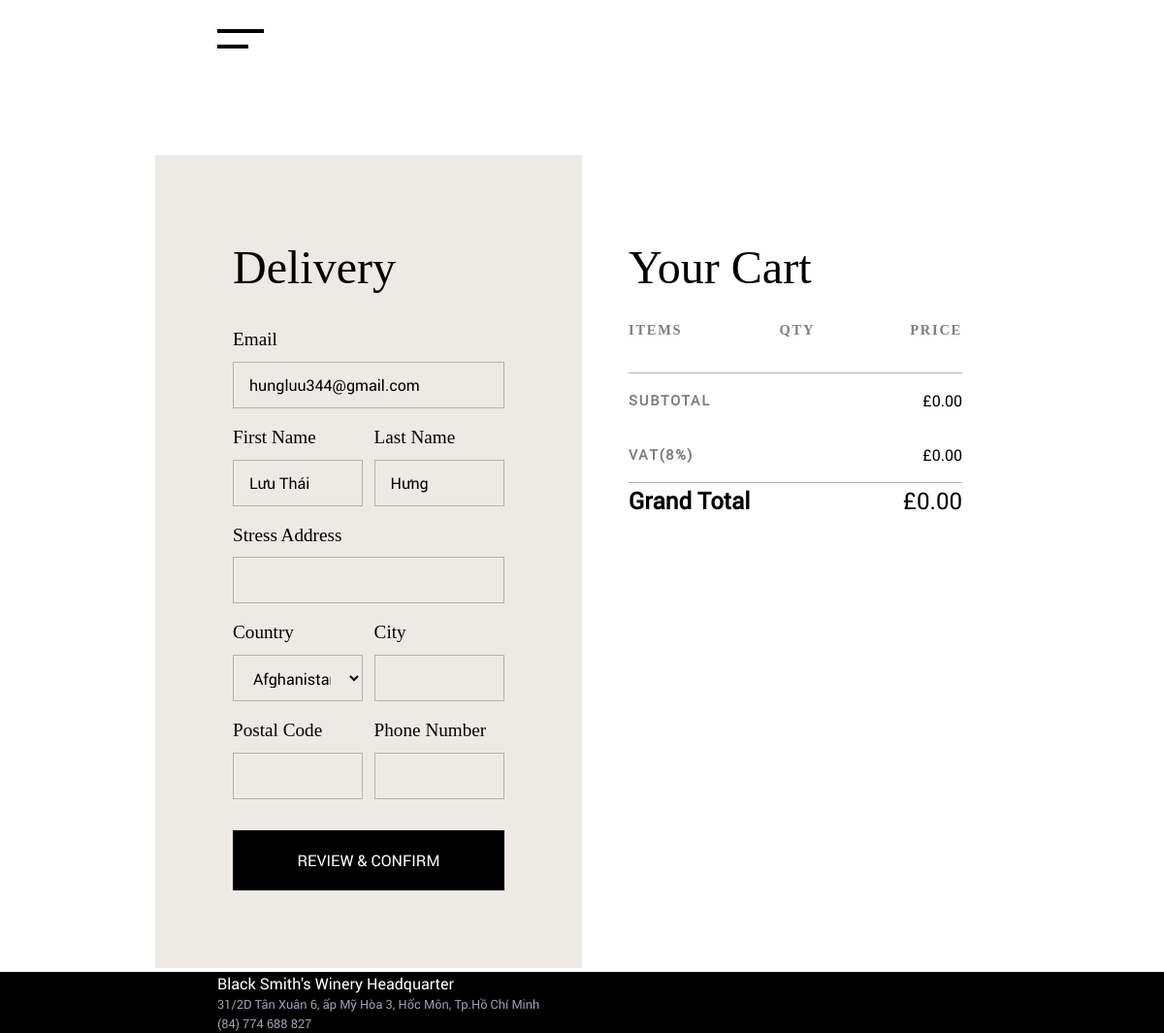
The app's page /checkout/shipping/ (signed in) with its own data.
### account/models/custom_user.py (models this page shows)
class CustomUser(AbstractBaseUser, PermissionsMixin):
    email = models.EmailField(unique=True)
    first_name = models.CharField(max_length=100, blank=True)
    last_name = models.CharField(max_length=100, blank=True)
    phone = models.CharField(max_length=15)
    address = models.TextField()
    city = models.CharField(max_length=50)
    is_active = models.BooleanField(default=False)
    is_staff = models.BooleanField(default=False)
    USERNAME_FIELD = "email"
    REQUIRED_FIELDS = []
    objects = CustomUserManager()

### checkout/views.py (the view, shortened to what this page needs)
# urls.py: path("shipping/", views.shipping, name="checkout/shipping"),
def shipping(request):
    vat_rate = StoreSettings.get_solo().vat_rate / 100
    session_data = request.session.get("shipping", {})
    voucher_code = request.GET.get("voucher") or request.session.get("voucher")
    discount = Decimal(0)
    voucher = None
    cart = Cart.get_cart(request)
    initial = {}
    initial["customer_phone"] = session_data.get("customer_phone", "")
    initial["country"] = session_data.get("country", "")
    initial["city"] = session_data.get("city", "")
    initial["postal_code"] = session_data.get("postal_code", "")
    initial["address"] = session_data.get("address", "")
    if request.user.is_authenticated:
        initial["customer_email"] = request.user.email
        initial["customer_first_name"] = request.user.first_name
        initial["customer_last_name"] = request.user.last_name
    else:
        initial["customer_email"] = session_data.get("customer_email")
        initial["customer_first_name"] = session_data.get("customer_first_name")
        initial["customer_last_name"] = session_data.get("customer_last_name")
    subtotal = cart.get_total()
    vat = subtotal * vat_rate
    grand_total = subtotal + vat
    discount_amount = (subtotal * discount / 100)
    sub_total_after_discount = subtotal - discount_amount
    vat = sub_total_after_discount * Decimal(vat_rate)
    grand_total = sub_total_after_discount + vat
    form = ShippingForm(initial=initial)
    context = {
        "step": 1,
        "form": form,
        "countries": Country.objects.all(),
        "cart": cart,
        "subtotal": subtotal,
        "vat": vat,
        "discount_amount": discount_amount,
        "discount": discount,
        "voucher": voucher,
        "voucher_code": voucher_code,
        "sub_total_after_discount": sub_total_after_discount,
        "vat_rate": vat_rate,
        "grand_total": grand_total,
    }
    return render(request, "checkout/shipping.html", context)

### checkout/forms/shipping.py
class ShippingForm(forms.Form):
    customer_first_name = forms.CharField(max_length=100, required=True)
    customer_last_name = forms.CharField(max_length=100, required=True)
    customer_email = forms.EmailField(required=True)
    customer_phone = forms.CharField(max_length=11, required=True)
    country = forms.CharField()
    city = forms.CharField(max_length=100, required=True)
    postal_code = forms.CharField(max_length=15, required=True)
    address = forms.CharField(max_length=255, required=True)

### cart/models/cart.py (called while the page is built)
    @staticmethod
    def get_cart(request):
        if request.user.is_authenticated:
            cart, _ = Cart.objects.get_or_create(user=request.user)
        else:
            session_key = request.session.session_key or request.session.create()
            cart, _ = Cart.objects.get_or_create(session_key=session_key)
        return cart

    def get_total(self):
        return sum(item.get_total_price() for item in self.items.all())

### cart/templatetags/math_filters.py (called while the page is built)
@register.filter
def multiply(value, arg):
    return value * arg

### checkout/templates/checkout/shipping.html (shortened to what this page needs)
{% extends "_CheckoutLayout.html" %}
{% load static %}
{% load humanize %}
{% load math_filters %}
{% block content %}
<div class="modules--1 bg-white relative text-black">
  <div class="flex justify-between flex-row">
    <div class="w-[50%] flex flex-col bg-[#EDEAE6] p-[5rem]">
      <h1 class="font-[GTSuperDisplay] text-[3rem]">Delivery</h1>
      <form class="pt-[1.5rem]" method="post" class="w-full">
        <div class="flex flex-wrap justify-between">
          <div class="w-full">
            <label class="font-[GTSuperDisplay] inline-block text-[1.2rem] mb-[0.5rem]">Email</label>
            <input type="text" name="customer_email" class="w-full border border-[#b2b2b2] h-[3rem] px-[1rem] text-[1rem]" required value="{{ form.customer_email.value|default_if_none:'' }}" />
          </div>
          <div class="w-[48%] mt-[1rem]">
            <label class="font-[GTSuperDisplay] inline-block text-[1.2rem] mb-[0.5rem]">First Name</label>
            <input type="text" name="customer_first_name" class="w-full border border-[#b2b2b2] h-[3rem] px-[1rem] text-[1rem]" required value="{{ form.customer_first_name.value|default_if_none:'' }}" />
          </div>
          <div class="w-[48%] mt-[1rem]">
            <label class="font-[GTSuperDisplay] inline-block text-[1.2rem] mb-[0.5rem]">Last Name</label>
            <input type="text" name="customer_last_name" class="w-full border border-[#b2b2b2] h-[3rem] px-[1rem] text-[1rem]" required value="{{ form.customer_last_name.value|default_if_none:'' }}" />
          </div>
          <div class="w-full mt-[1rem]">
            <label class="font-[GTSuperDisplay] inline-block text-[1.2rem] mb-[0.5rem]">Stress Address</label>
            <input type="text" name="address" class="w-full border border-[#b2b2b2] h-[3rem] px-[1rem] text-[1rem]" required value="{{ form.address.value|default_if_none:'' }}" />
          </div>
          <div class="w-[48%] mt-[1rem]">
            <label class="font-[GTSuperDisplay] inline-block text-[1.2rem] mb-[0.5rem]">Country</label>
            <select name="country" class="w-full border border-[#b2b2b2] h-[3rem] px-[1rem] text-[1rem]" >
              {% for country in countries %}
              <option value="{{ country.id }}" {% if form.initial.country|add:""|stringformat:"s" == country.id|stringformat:"s" %} selected="selected" {% endif%} >{{ country.name }}</option>
              {% endfor %}
            </select>
          </div>
          <div class="w-[48%] mt-[1rem]">
            <label class="font-[GTSuperDisplay] inline-block text-[1.2rem] mb-[0.5rem]">City</label>
            <input type="text" name="city" class="w-full border border-[#b2b2b2] h-[3rem] px-[1rem] text-[1rem]" required value="{{ form.city.value|default_if_none:'' }}" />
          </div>
          <div class="w-[48%] mt-[1rem]">
            <label class="font-[GTSuperDisplay] inline-block text-[1.2rem] mb-[0.5rem]">Postal Code</label>
            <input type="text" name="postal_code" class="w-full border border-[#b2b2b2] h-[3rem] px-[1rem] text-[1rem]" required value="{{ form.postal_code.value|default_if_none:'' }}" />
          </div>
          <div class="w-[48%] mt-[1rem]">
            <label class="font-[GTSuperDisplay] inline-block text-[1.2rem] mb-[0.5rem]">Phone Number</label>
            <input type="text" name="customer_phone" class="w-full border border-[#b2b2b2] h-[3rem] px-[1rem] text-[1rem]" required value="{{ form.customer_phone.value|default_if_none:'' }}" />
          </div>
        </div>
        <button type="submit" class="mt-[2rem] bg-black w-full uppercase text-white border-none p-[1.2rem] font-[500] text-center">
          Review & Confirm
        </button>
      </form>
    </div>
    <div class="w-[50%] pt-[5rem] h-full top-0 sticky">
      <div class="w-full px-[3rem]">
        <h1 class="font-[GTSuperDisplay] text-[3rem]">Your Cart</h1>
        <table class="w-full pt-[1rem]">
          <thead class="">
            <tr class="text-left uppercase text-[1.2rem] font-[GTSuperDisplay]">
              <th class="eyebrow uppercase">Items</th>
              <th class="eyebrow py-[20px] text-center uppercase">Qty</th>
              <th class="eyebrow py-[20px] text-right uppercase">Price</th>
            </tr>
          </thead>
        </table>
        <ul class="w-full mt-[1rem] border-t-[1px] border-t-[#b2b2b2]">
          <li class="flex justify-between items-center py-[1rem]">
            <span class="eyebrow uppercase text-[1.5rem]">Subtotal</span>
            <span>£{{ subtotal|floatformat:2|intcomma }}</span>
          </li>
          <li class="flex justify-between items-center py-[1rem]">
            <span class="eyebrow uppercase text-[1.5rem]">VAT({{ vat_rate|multiply:100|floatformat:0 }}%)</span>
            <span>£{{ vat|floatformat:2|intcomma }}</span>
          </li>
          <li class="flex justify-between items-center border-t-[1px] border-t-[#b2b2b2] text-[1.5rem] ">
            <span class="font-bold">Grand Total</span>
            <span>£{{ grand_total|floatformat:2|intcomma }}</span>
          </li>
        </ul>
      </div>
    </div>
  </div>
</div>
{% endblock content %}

### records on screen
CustomUser: customer_email "hungluu344@gmail.com", customer_first_name "Lưu Thái", customer_last_name "Hưng"

### other values on screen
{{ subtotal|floatformat:2|intcomma }} "0.00"
{{ vat_rate|multiply:100|floatformat:0 }} "8"
{{ vat|floatformat:2|intcomma }} "0.00"
{{ grand_total|floatformat:2|intcomma }} "0.00"
form field country "Afghanistan"
